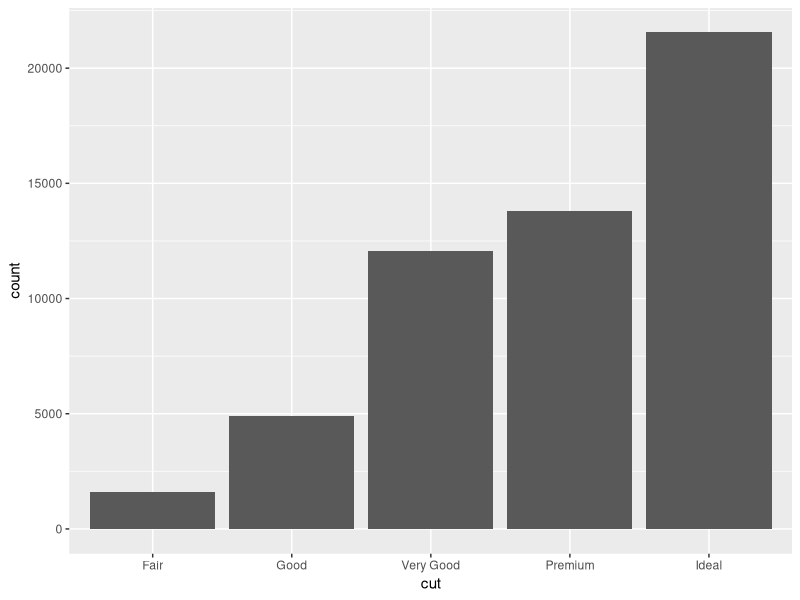
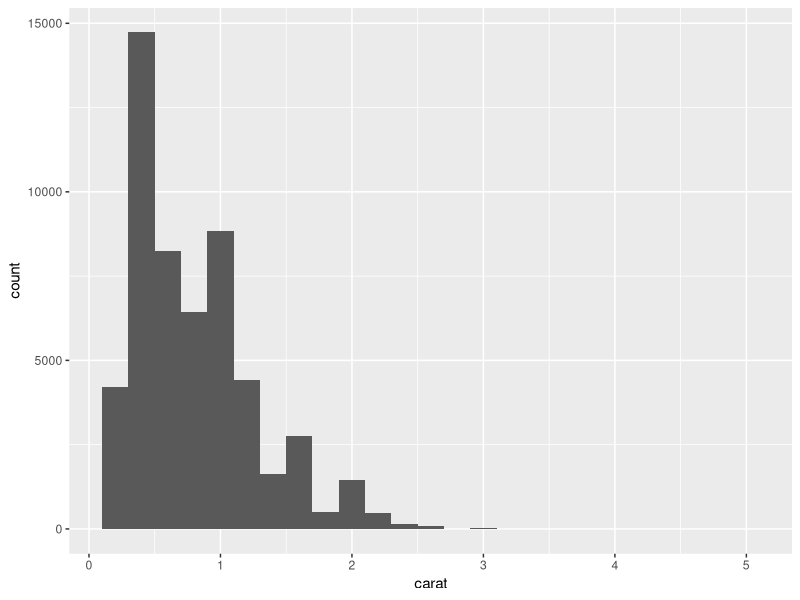
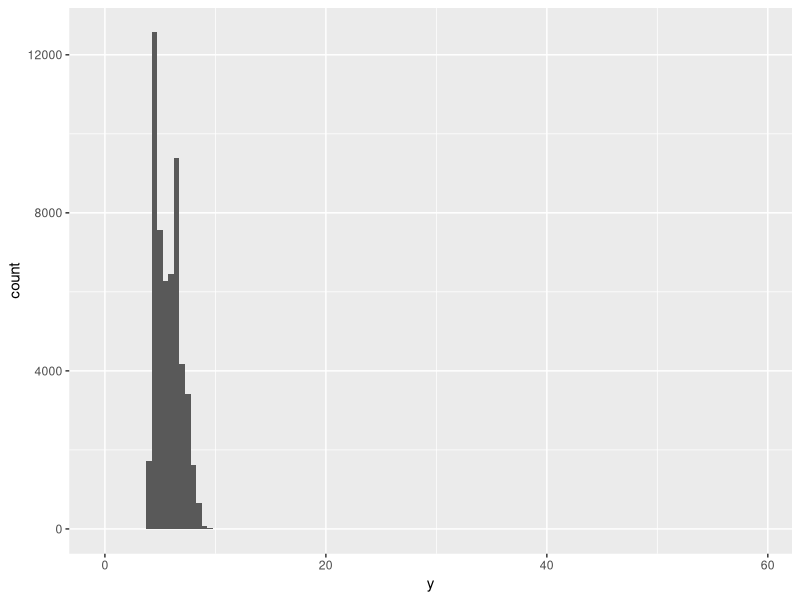
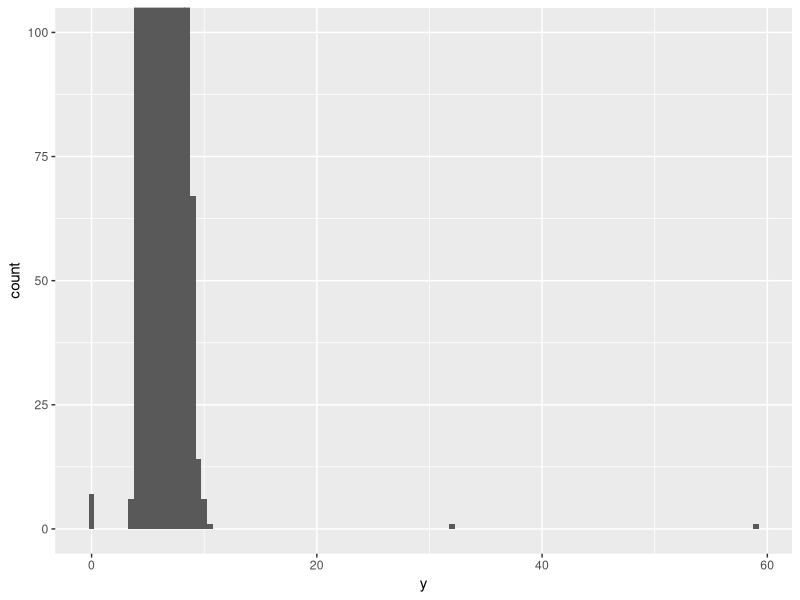
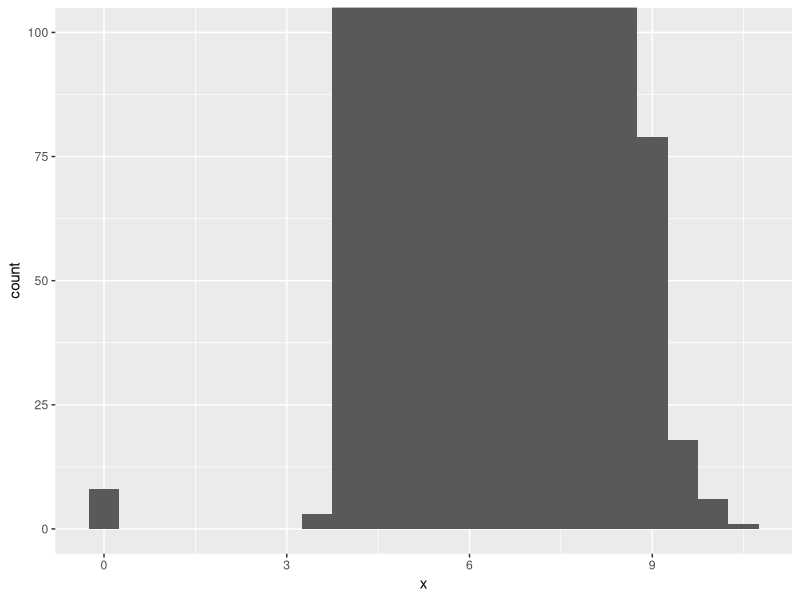
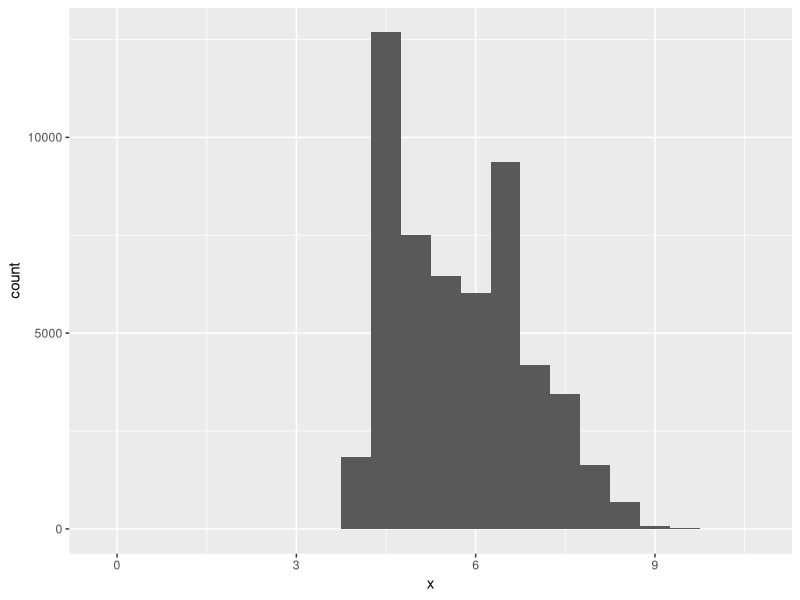

Source code (R) for these figures, in order:
## ---- chunk 1
library(tidyverse)
## ---- chunk 2
library("tidyverse")

max(diamonds$price)


sample_n(diamonds, 10)

filter(diamonds, price>18600)



## ---- chunk 3
ggplot(data = diamonds) + geom_bar(mapping = aes(x = cut))
## ---- chunk 4
#experiment with different binwidth:  0.01,  0.1, 0.2,  etc.

ggplot(data = diamonds) +
geom_histogram(mapping = aes(x = carat), binwidth = 0.2)

## ---- chunk 5
?diamonds
## ---- chunk 6
ggplot(diamonds) + 
  geom_histogram(mapping = aes(x = y), binwidth = 0.5) 
## ---- chunk 7
ggplot(diamonds) + 
  geom_histogram(mapping = aes(x = y), binwidth = 0.5) +
  coord_cartesian(ylim = c(0, 100))
## ---- chunk 8
#Filter the variable y
diamonds %>% 
  filter(y < 1 | y > 15) %>% 
  arrange(y)

  
## ---- chunk 9
ggplot(diamonds) + 
  geom_histogram(mapping = aes(x = x), binwidth = 0.5) +
  coord_cartesian(ylim = c(0, 100))
## ---- chunk 10
#Filter the variable x
diamonds %>% 
  filter(x < 1 | x > 10) %>% 
  arrange(x)
## ---- chunk 11
ggplot(diamonds) + 
  geom_histogram(mapping = aes(x = x), binwidth = 0.5)
## ---- chunk 12

## ---- chunk 13

